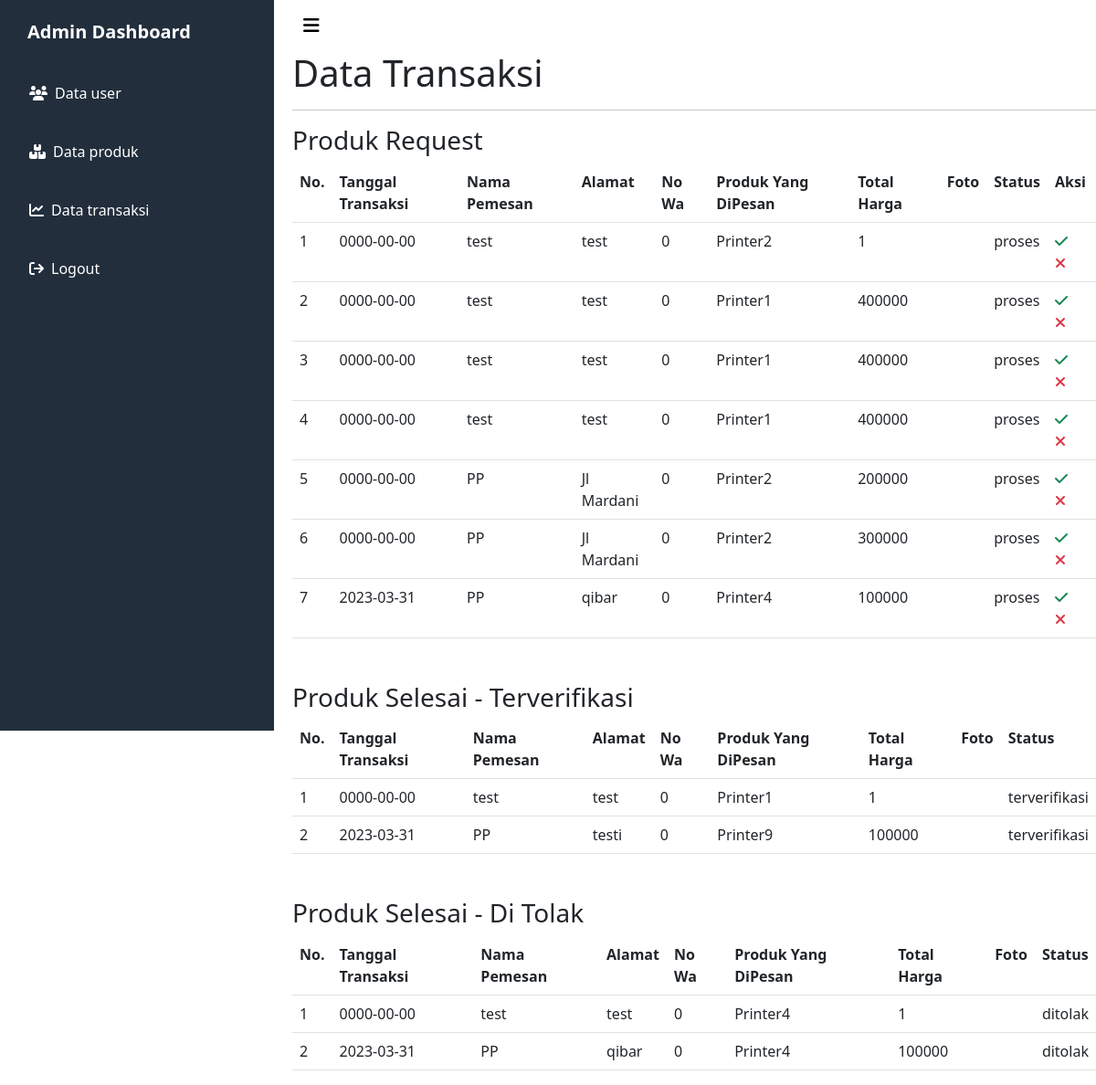
The page /admin/transaksi.php (signed in) on the database its author committed.
### tables this page shows
CREATE TABLE `transaksi` (
  `id_transaksi` int(11) NOT NULL,
  `tanggal_transaksi` date NOT NULL,
  `nama_lengkap` varchar(255) NOT NULL,
  `alamat` text NOT NULL,
  `nomor_whatsapp` int(22) NOT NULL,
  `nama_produk` varchar(255) NOT NULL,
  `harga` int(22) NOT NULL,
  `subtotal` int(22) NOT NULL,
  `foto` text NOT NULL,
  `status` enum('proses','terverifikasi','ditolak') NOT NULL
);

### admin/functions.php (called while the page is built, shortened)
<?php
$conn = mysqli_connect('localhost', 'root', '', 'printer');
function query($query){
    global $conn;
    $result = mysqli_query($conn, $query);
    $rows = [];
    while($row = mysqli_fetch_assoc($result)){
        $rows[] = $row;
    }
    return $rows;
}
?>

### admin/transaksi.php (the view, shortened to what this page needs)
<?php
require 'functions.php';
$transaksi = query("SELECT * FROM transaksi WHERE status = 'proses'");
$tolak = query("SELECT * FROM transaksi WHERE status = 'ditolak'");
$verifikasi = query("SELECT * FROM transaksi WHERE status = 'terverifikasi'");
?>
<?php require '../layout/sidebar.php'; ?>
<div id="main">
    <?php require '../layout/navbar-admin.php'; ?>
<div class="content">
    <h1>Data Transaksi</h1>
    <hr>
    <h3>Produk Request</h3>
    <table class="table table-responsive table-hover mb-5">
        <tr>
            <th>No.</th>
            <th>Tanggal Transaksi</th>
            <th>Nama Pemesan</th>
            <th>Alamat</th>
            <th>No Wa</th>
            <th>Produk Yang DiPesan</th>
            <th>Total Harga</th>
            <th>Foto</th>
            <th>Status</th>
            <th>Aksi</th>
        </tr>
        <?php $i = 1; ?>
        <?php foreach ($transaksi as $data) : ?>
            <tr>
                <td><?= $i; ?></td>
                <td><?= $data["tanggal_transaksi"]; ?></td>
                <td><?= $data["nama_lengkap"]; ?></td>
                <td><?= $data["alamat"]; ?></td>
                <td><?= $data["nomor_whatsapp"]; ?></td>
                <td><?= $data["nama_produk"]; ?></td>
                <td><?= $data["subtotal"]; ?></td>
                <td><img src="../image/<?= $data["foto"]; ?>" alt="" width="70"></td>
                <td><?= $data["status"]; ?></td>
                <td>
                    <a class="text-success me-2" href="verifikasi.php?id=<?= $data["id_transaksi"]; ?>" onclick="return confirm('Apakah anda yakin ingin verivikasi pesanan?');"><i class="fa-solid fa-check"></i></a>
                    <a class="text-danger" href="tolak.php?id=<?= $data["id_transaksi"]; ?>" onclick="return confirm('Apakah anda yakin ingin menolak pesanan?');"><i class="fa-solid fa-xmark"></i></a>
                </td>
            </tr>
            <?php $i++; ?>
        <?php endforeach; ?>
    </table>
    <h3>Produk Selesai - Terverifikasi</h3>
    <table class="table table-responsive table-hover mb-5">
        <tr>
            <th>No.</th>
            <th>Tanggal Transaksi</th>
            <th>Nama Pemesan</th>
            <th>Alamat</th>
            <th>No Wa</th>
            <th>Produk Yang DiPesan</th>
            <th>Total Harga</th>
            <th>Foto</th>
            <th>Status</th>
        </tr>
        <?php $i = 1; ?>
        <?php foreach ($verifikasi as $data) : ?>
            <tr>
                <td><?= $i; ?></td>
                <td><?= $data["tanggal_transaksi"]; ?></td>
                <td><?= $data["nama_lengkap"]; ?></td>
                <td><?= $data["alamat"]; ?></td>
                <td><?= $data["nomor_whatsapp"]; ?></td>
                <td><?= $data["nama_produk"]; ?></td>
                <td><?= $data["subtotal"]; ?></td>
                <td><img src="../image/<?= $data["foto"]; ?>" alt="" width="70"></td>
                <td><?= $data["status"]; ?></td>
            </tr>
            <?php $i++; ?>
        <?php endforeach; ?>
    </table>
    <h3>Produk Selesai - Di Tolak</h3>
    <table class="table table-responsive table-hover">
        <tr>
            <th>No.</th>
            <th>Tanggal Transaksi</th>
            <th>Nama Pemesan</th>
            <th>Alamat</th>
            <th>No Wa</th>
            <th>Produk Yang DiPesan</th>
            <th>Total Harga</th>
            <th>Foto</th>
            <th>Status</th>
        </tr>
        <?php $i = 1; ?>
        <?php foreach ($tolak as $data) : ?>
            <tr>
                <td><?= $i; ?></td>
                <td><?= $data["tanggal_transaksi"]; ?></td>
                <td><?= $data["nama_lengkap"]; ?></td>
                <td><?= $data["alamat"]; ?></td>
                <td><?= $data["nomor_whatsapp"]; ?></td>
                <td><?= $data["nama_produk"]; ?></td>
                <td><?= $data["subtotal"]; ?></td>
                <td><img src="../image/<?= $data["foto"]; ?>" alt="" width="70"></td>
                <td><?= $data["status"]; ?></td>
            </tr>
            <?php $i++; ?>
        <?php endforeach; ?>
    </table>
</div>
</div>
<?php require '../layout/footer-admin.php'; ?>

### assets/css/sidebar.css (style rules this page uses)
#main { padding-left: 20px; margin-left: 300px; transition: margin-left .7s ease-out; }

### rows shown on the page
transaksi: tanggal_transaksi "0000-00-00", nama_lengkap "test", alamat "test", nomor_whatsapp "0", nama_produk "Printer2", subtotal "1", status "proses"
transaksi: tanggal_transaksi "0000-00-00", nama_lengkap "test", alamat "test", nomor_whatsapp "0", nama_produk "Printer1", subtotal "400000", status "proses"
transaksi: tanggal_transaksi "0000-00-00", nama_lengkap "test", alamat "test", nomor_whatsapp "0", nama_produk "Printer1", subtotal "400000", status "proses"
transaksi: tanggal_transaksi "0000-00-00", nama_lengkap "test", alamat "test", nomor_whatsapp "0", nama_produk "Printer1", subtotal "400000", status "proses"
transaksi: tanggal_transaksi "0000-00-00", nama_lengkap "PP", alamat "Jl Mardani", nomor_whatsapp "0", nama_produk "Printer2", subtotal "200000", status "proses"
transaksi: tanggal_transaksi "0000-00-00", nama_lengkap "PP", alamat "Jl Mardani", nomor_whatsapp "0", nama_produk "Printer2", subtotal "300000", status "proses"
transaksi: tanggal_transaksi "2023-03-31", nama_lengkap "PP", alamat "qibar", nomor_whatsapp "0", nama_produk "Printer4", subtotal "100000", status "proses"
transaksi: tanggal_transaksi "0000-00-00", nama_lengkap "test", alamat "test", nomor_whatsapp "0", nama_produk "Printer1", subtotal "1", status "terverifikasi"
transaksi: tanggal_transaksi "2023-03-31", nama_lengkap "PP", alamat "testi", nomor_whatsapp "0", nama_produk "Printer9", subtotal "100000", status "terverifikasi"
transaksi: tanggal_transaksi "0000-00-00", nama_lengkap "test", alamat "test", nomor_whatsapp "0", nama_produk "Printer4", subtotal "1", status "ditolak"
transaksi: tanggal_transaksi "2023-03-31", nama_lengkap "PP", alamat "qibar", nomor_whatsapp "0", nama_produk "Printer4", subtotal "100000", status "ditolak"
